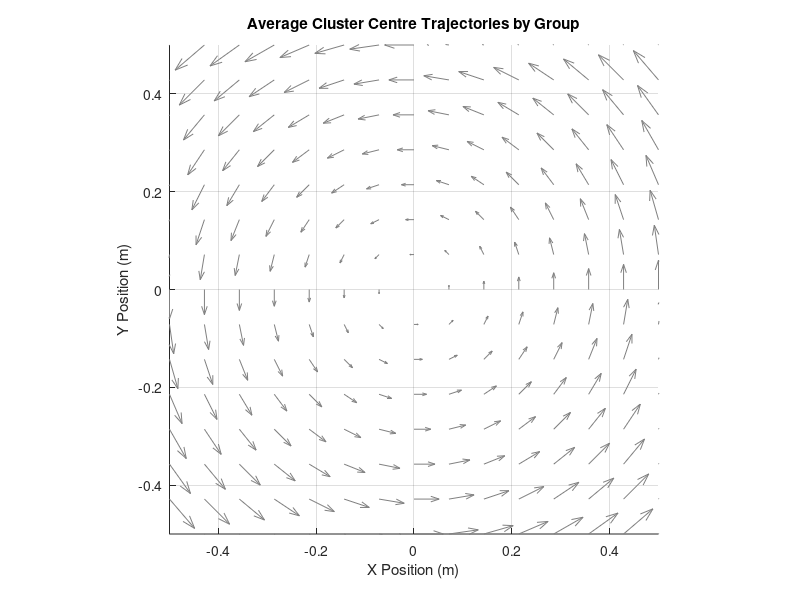

MATLAB code to generate this figure: (Note: this script raises an error after producing the figure.)
% Average Trajectory Plotter - Modified for 80 runs in groups of 10
% This script loads 80 run files and creates separate average trajectories
% for each group of 10 runs (1-10, 11-20, ..., 71-80)
% MODIFIED: Cluster center is now calculated from 4 robot positions

% Define all 80 run files
run_files = cell(1, 80);
for i = 1:80
    run_files{i} = sprintf('run%d.mat', i);
end

% Display info message at start
fprintf('Loading and processing %d run files in groups of 10...\n', length(run_files));

% Define colors for different entities
cluster_color = [0.2 0.2 0.2];  % Dark gray
robot1_color = [0.8 0.2 0.2];   % Red
robot2_color = [0.2 0.6 0.2];   % Green
robot3_color = [0.2 0.3 0.8];   % Blue
robot4_color = [0.8 0.5 0.2];   % Orange (added for robot 4)

% Define colors for different groups (8 groups total)
group_colors = [
    0.8 0.2 0.2;  % Red
    0.2 0.6 0.2;  % Green
    0.2 0.3 0.8;  % Blue
    0.8 0.5 0.2;  % Orange
    0.6 0.2 0.8;  % Purple
    0.8 0.8 0.2;  % Yellow
    0.2 0.8 0.8;  % Cyan
    0.8 0.2 0.6;  % Magenta
];

% Process each group of 10 runs
num_groups = 8;
runs_per_group = 10;

% Storage for average trajectories of each group
group_avg_cluster = cell(1, num_groups);
group_std_cluster = cell(1, num_groups);
group_avg_robot1 = cell(1, num_groups);
group_std_robot1 = cell(1, num_groups);
group_avg_robot2 = cell(1, num_groups);
group_std_robot2 = cell(1, num_groups);
group_avg_robot3 = cell(1, num_groups);
group_std_robot3 = cell(1, num_groups);
group_avg_robot4 = cell(1, num_groups);
group_std_robot4 = cell(1, num_groups);

% Process each group
for group_idx = 1:num_groups
    fprintf('\n=== Processing Group %d (runs %d-%d) ===\n', group_idx, ...
        (group_idx-1)*runs_per_group + 1, group_idx*runs_per_group);
    
    % Create data storage for trajectories in this group
    all_cluster_traj = {};
    all_robot1_traj = {};
    all_robot2_traj = {};
    all_robot3_traj = {};
    all_robot4_traj = {};
    
    % Get the run indices for this group
    start_idx = (group_idx - 1) * runs_per_group + 1;
    end_idx = group_idx * runs_per_group;
    
    % Check which files exist in this group
    existing_files = {};
    for i = start_idx:end_idx
        if exist(run_files{i}, 'file')
            existing_files{end+1} = run_files{i};
        else
            fprintf('Warning: File not found - %s\n', run_files{i});
        end
    end
    
    fprintf('Found %d existing run files in group %d\n', length(existing_files), group_idx);
    
    if isempty(existing_files)
        fprintf('Warning: No run files found for group %d. Skipping...\n', group_idx);
        continue;
    end
    
    % Process each run file in this group
    for run_idx = 1:length(existing_files)
        current_file = existing_files{run_idx};
        fprintf('Loading file: %s\n', current_file);
        
        % Load data
        temp_data = load(current_file);
        
        % Store robot trajectories if they exist
        robot1_exists = isfield(temp_data, 'robot1_pose');
        robot2_exists = isfield(temp_data, 'robot2_pose');
        robot3_exists = isfield(temp_data, 'robot3_pose');
        robot4_exists = isfield(temp_data, 'robot4_pose');
        
        if robot1_exists
            all_robot1_traj{end+1} = temp_data.robot1_pose(:,1:2);
        end
        
        if robot2_exists
            all_robot2_traj{end+1} = temp_data.robot2_pose(:,1:2);
        end
        
        if robot3_exists
            all_robot3_traj{end+1} = temp_data.robot3_pose(:,1:2);
        end
        
        if robot4_exists
            all_robot4_traj{end+1} = temp_data.robot4_pose(:,1:2);
        end
        
        % Calculate cluster center from robot positions
        if robot1_exists && robot2_exists && robot3_exists && robot4_exists
            % Get the number of time steps (assuming all robots have same length)
            num_steps = size(temp_data.robot1_pose, 1);
            
            % Initialize cluster center trajectory
            cluster_center = zeros(num_steps, 2);
            
            % Calculate cluster center for each time step
            for t = 1:num_steps
                cluster_center(t, 1) = (temp_data.robot1_pose(t, 1) + ...
                                        temp_data.robot2_pose(t, 1) + ...
                                        temp_data.robot3_pose(t, 1) + ...
                                        temp_data.robot4_pose(t, 1)) / 4;
                                    
                cluster_center(t, 2) = (temp_data.robot1_pose(t, 2) + ...
                                        temp_data.robot2_pose(t, 2) + ...
                                        temp_data.robot3_pose(t, 2) + ...
                                        temp_data.robot4_pose(t, 2)) / 4;
            end
            
            all_cluster_traj{end+1} = cluster_center;
            fprintf('  Calculated cluster center from 4 robot positions\n');
        else
            % If not all 4 robots exist, check if cluster_pose exists in the data
            if isfield(temp_data, 'cluster_pose')
                all_cluster_traj{end+1} = temp_data.cluster_pose(:,1:2);
                fprintf('  Using existing cluster_pose from file\n');
            else
                fprintf('  Warning: Could not calculate cluster center (missing robot data)\n');
            end
        end
    end
    
    % Process and average trajectories for this group
    if ~isempty(all_cluster_traj)
        [group_avg_cluster{group_idx}, group_std_cluster{group_idx}] = averageTrajectories(all_cluster_traj);
        fprintf('Processed %d cluster trajectories for group %d\n', length(all_cluster_traj), group_idx);
    end
    
    if ~isempty(all_robot1_traj)
        [group_avg_robot1{group_idx}, group_std_robot1{group_idx}] = averageTrajectories(all_robot1_traj);
        fprintf('Processed %d robot1 trajectories for group %d\n', length(all_robot1_traj), group_idx);
    end
    
    if ~isempty(all_robot2_traj)
        [group_avg_robot2{group_idx}, group_std_robot2{group_idx}] = averageTrajectories(all_robot2_traj);
        fprintf('Processed %d robot2 trajectories for group %d\n', length(all_robot2_traj), group_idx);
    end
    
    if ~isempty(all_robot3_traj)
        [group_avg_robot3{group_idx}, group_std_robot3{group_idx}] = averageTrajectories(all_robot3_traj);
        fprintf('Processed %d robot3 trajectories for group %d\n', length(all_robot3_traj), group_idx);
    end
    
    if ~isempty(all_robot4_traj)
        [group_avg_robot4{group_idx}, group_std_robot4{group_idx}] = averageTrajectories(all_robot4_traj);
        fprintf('Processed %d robot4 trajectories for group %d\n', length(all_robot4_traj), group_idx);
    end
end

% Create separate figures for each entity type
% Figure 1: Cluster trajectories
figure('Position', [100, 100, 900, 700]);
hold on;
title('Average Cluster Centre Trajectories by Group');
xlabel('X Position (m)');
ylabel('Y Position (m)');
grid on;
axis equal;
xlim([-0.5 0.5]);
ylim([-0.5 0.5]);

% Add vortex field (matching Python vortex1)
[X, Y] = meshgrid(linspace(-0.5, 0.5, 15), linspace(-0.5, 0.5, 15));
center_x = 0; center_y = 0;
r = sqrt((X - center_x).^2 + (Y - center_y).^2);
theta = atan2(Y - center_y, X - center_x);
U = -r .* sin(theta);
V = r .* cos(theta);
scale_factor = 0.5;
U_norm = scale_factor * U;
V_norm = scale_factor * V;
q = quiver(X, Y, U_norm, V_norm, 'Color', [0.5 0.5 0.5], 'LineWidth', 0.5);
q.HandleVisibility = 'off';

% Plot cluster trajectories for each group
for group_idx = 1:num_groups
    if ~isempty(group_avg_cluster{group_idx})
        plotTrajectoryWithConfidence(group_avg_cluster{group_idx}, group_std_cluster{group_idx}, ...
            group_colors(group_idx,:), 2, 0.15, sprintf('Runs %d-%d', ...
            (group_idx-1)*runs_per_group + 1, group_idx*runs_per_group));
    end
end
legend('Location', 'best');
saveas(gcf, 'average_cluster_trajectories_by_group.png');
saveas(gcf, 'average_cluster_trajectories_by_group.fig');

% Figure 2: All robot trajectories for each group
for group_idx = 1:num_groups
    if ~isempty(group_avg_robot1{group_idx}) || ~isempty(group_avg_robot2{group_idx}) || ...
       ~isempty(group_avg_robot3{group_idx}) || ~isempty(group_avg_robot4{group_idx})
        figure('Position', [100 + 50*group_idx, 100 + 50*group_idx, 900, 700]);
        hold on;
        title(sprintf('Average Robot Trajectories - Runs %d-%d', ...
            (group_idx-1)*runs_per_group + 1, group_idx*runs_per_group));
        xlabel('X Position (m)');
        ylabel('Y Position (m)');
        grid on;
        axis equal;
        xlim([-0.5 0.5]);
        ylim([-0.5 0.5]);

        % Add vortex field
        q = quiver(X, Y, U_norm, V_norm, 'Color', [0.5 0.5 0.5], 'LineWidth', 0.5);
        q.HandleVisibility = 'off';
        
        % Plot trajectories
        if ~isempty(group_avg_cluster{group_idx})
            plotTrajectoryWithConfidence(group_avg_cluster{group_idx}, group_std_cluster{group_idx}, ...
                cluster_color, 3, 0.2, 'Cluster Centre');
        end
        
        if ~isempty(group_avg_robot1{group_idx})
            plotTrajectoryWithConfidence(group_avg_robot1{group_idx}, group_std_robot1{group_idx}, ...
                robot1_color, 2, 0.2, 'Robot 1');
        end
        
        if ~isempty(group_avg_robot2{group_idx})
            plotTrajectoryWithConfidence(group_avg_robot2{group_idx}, group_std_robot2{group_idx}, ...
                robot2_color, 2, 0.2, 'Robot 2');
        end
        
        if ~isempty(group_avg_robot3{group_idx})
            plotTrajectoryWithConfidence(group_avg_robot3{group_idx}, group_std_robot3{group_idx}, ...
                robot3_color, 2, 0.2, 'Robot 3');
        end
        
        if ~isempty(group_avg_robot4{group_idx})
            plotTrajectoryWithConfidence(group_avg_robot4{group_idx}, group_std_robot4{group_idx}, ...
                robot4_color, 2, 0.2, 'Robot 4');
        end
        
        % Mark start and end points
        if ~isempty(group_avg_cluster{group_idx})
            avg_traj = group_avg_cluster{group_idx};
            plot(avg_traj(1,1), avg_traj(1,2), 'o', 'MarkerSize', 10, 'MarkerFaceColor', cluster_color, ...
                'MarkerEdgeColor', 'k', 'HandleVisibility', 'off');
            text(avg_traj(1,1)+0.05, avg_traj(1,2)+0.05, 'Start', 'FontWeight', 'bold');
            plot(avg_traj(end,1), avg_traj(end,2), 's', 'MarkerSize', 10, 'MarkerFaceColor', cluster_color, ...
                'MarkerEdgeColor', 'k', 'HandleVisibility', 'off');
            text(avg_traj(end,1)+0.05, avg_traj(end,2)+0.05, 'End', 'FontWeight', 'bold');
        end
        
        legend('Location', 'best');
        saveas(gcf, sprintf('average_trajectories_group_%d.png', group_idx));
        saveas(gcf, sprintf('average_trajectories_group_%d.fig', group_idx));
    end
end

fprintf('\nAll plots saved successfully!\n');

% Function to plot trajectory with confidence band
function h = plotTrajectoryWithConfidence(avg_traj, std_traj, color, line_width, alpha_val, name)
    if isempty(avg_traj)
        h = [];
        return;
    end
    
    % Plot the average trajectory
    h = plot(avg_traj(:,1), avg_traj(:,2), 'Color', color, 'LineWidth', line_width, 'DisplayName', name);
    
    % Create confidence band (mean ± standard deviation)
    x_band = [avg_traj(:,1); flipud(avg_traj(:,1))];
    y_band = [avg_traj(:,2) + std_traj(:,2); flipud(avg_traj(:,2) - std_traj(:,2))];
    
    % Plot the confidence band with transparency
    fill(x_band, y_band, color, 'FaceAlpha', alpha_val, 'EdgeColor', 'none', 'HandleVisibility', 'off');
end

% Define the trajectory averaging function
function [avg_traj, std_traj] = averageTrajectories(trajectories)
    % Find the minimum length among all trajectories
    traj_lengths = cellfun(@(x) size(x, 1), trajectories);
    min_length = min(traj_lengths);
    max_length = max(traj_lengths);
    
    fprintf('  Trajectory lengths vary from %d to %d points\n', min_length, max_length);
    
    % Number of points in the resampled trajectory (use min_length for safety)
    target_length = min_length;
    
    % Storage for resampled trajectories
    resampled_trajectories = cell(1, length(trajectories));
    
    % Resample all trajectories to the target length
    for i = 1:length(trajectories)
        original_traj = trajectories{i};
        original_length = size(original_traj, 1);
        
        if original_length == target_length
            % No resampling needed
            resampled_trajectories{i} = original_traj;
        else
            % Create a parametric representation based on cumulative distance
            % This preserves the spatial distribution better than uniform time sampling
            
            % Calculate cumulative distance along the trajectory
            dist = zeros(original_length, 1);
            for j = 2:original_length
                dist(j) = dist(j-1) + norm(original_traj(j,:) - original_traj(j-1,:));
            end
            
            % Normalize to [0, 1]
            if dist(end) > 0
                param = dist / dist(end);
            else
                param = linspace(0, 1, original_length)';
            end
            
            % Sample points at uniform parameter intervals
            new_param = linspace(0, 1, target_length)';
            resampled_x = interp1(param, original_traj(:,1), new_param, 'pchip');
            resampled_y = interp1(param, original_traj(:,2), new_param, 'pchip');
            
            resampled_trajectories{i} = [resampled_x, resampled_y];
        end
    end
    
    % Convert cell array to 3D array for easier computation
    traj_array = zeros(target_length, 2, length(trajectories));
    for i = 1:length(trajectories)
        traj_array(:,:,i) = resampled_trajectories{i};
    end
    
    % Calculate mean and standard deviation across runs
    avg_traj = mean(traj_array, 3);
    std_traj = std(traj_array, 0, 3);
end
